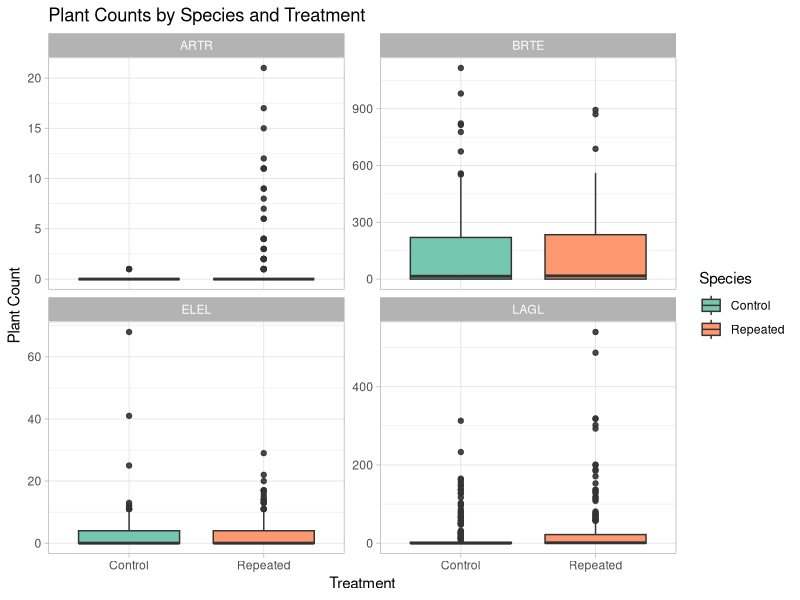

The R script that drew this image: (Note: this script raises an error after producing the figure.)
########################
### Barrel Data 2025 ###
########################

library(tidyverse)
library(readxl)
library(dplyr)
library(conflicted)
conflict_prefer("select", "dplyr")

# Set WD for Desktop
# setwd("~/GitHub/Barrels")
# Set WD for laptop
setwd(dirname(rstudioapi::getActiveDocumentContext()$path))


################
### ALL DATA ###
################
# read in all data
Pdata23 <- read_xlsx("Barrel_Data_2023_FINAL.xlsx")
Cdata23 <- Pdata23 %>% dplyr::select(BARREL, SPECIES) %>% 
  count(BARREL, SPECIES, name = "count")
Cdata23 <- Cdata23 %>% # Remove all Unknown plants
  subset(., SPECIES != "U") %>% 
  subset(., SPECIES !="UG") %>% 
  subset(., SPECIES != "UD")

Cdata24 <- read_xlsx("2024 Data_Clean.xlsx", sheet = 1)
Pdata24 <- read_xlsx("2024 Data_Clean.xlsx", sheet = 2)

Cdata25 <- read_xlsx("Copy of 2025 Data.xlsx", sheet = 1) # counts of species in each barrel
Pdata25 <- read_xlsx("Copy of 2025 Data.xlsx", sheet = 2)
# clean it up
Pdata25 <- Pdata25[, -3] # extra row



################
# Tidying time #
################

#### Counts data ###
# 2023 #
Cdata23 <- Cdata23 %>%
  rename_with(~ "total", .cols = any_of("count")) %>%  # rename count -> total if present
  mutate(Year = 2023) 

# 2024 #
Cdata24 <- Cdata24 %>% 
  rename(., BARREL = `Barrel ID`, BRTE = `BRTE count`, LAGL = `LAGL count`, ELEL = `ELEL count`, ARTR = `ARTR count`) %>% 
  mutate(across(c(BRTE, LAGL, ELEL, ARTR), ~replace_na(., 0)))%>% 
  mutate(BARREL = as.numeric(BARREL))
Cdata24 <- Cdata24[-161,]

# 2025 #
Cdata25 <- Cdata25 %>% 
  rename(., BARREL = Barrel, BRTE = `BRTE count`, LAGL = `LAGL count`, ELEL = `ELEL count`, ARTR = `ARTR count`) %>% 
  mutate(across(c(BRTE, LAGL, ELEL, ARTR), ~replace_na(., 0))) %>% 
  mutate(BARREL = as.numeric(BARREL))
Cdata25 <- Cdata25[-161,]

view(Cdata25)

# helper function to reshape and summarise a single year
summarise_year <- function(df, year) {
  df %>%
    mutate(across(c(BRTE, LAGL, ELEL, ARTR), ~replace_na(., 0))) %>%
    pivot_longer(
      cols = c(BRTE, LAGL, ELEL, ARTR),
      names_to = "SPECIES",
      values_to = "count"
    ) %>%
    group_by(BARREL, SPECIES) %>%
    summarise(total = sum(count), .groups = "drop") %>%
    mutate(Year = year)
}

# apply to each dataset
Cdata_all <- bind_rows(
  Cdata23,
  summarise_year(Cdata24, 2024),
  summarise_year(Cdata25, 2025)
) %>%
  mutate(
    BARREL = as.numeric(BARREL),
    total  = as.numeric(total),
    Year   = as.integer(Year)
  ) %>%
  arrange(Year, BARREL, SPECIES)

head(Cdata_all, 20)


#############################
### Now for the demo data ###
#############################

#  function to standardize column names
clean_pdata <- function(df, year) {
  df %>%
    # rename to standard names
    rename(
      BARREL = matches("BARREL"),
      SPECIES = SPECIES,
      PLANT_ID = matches("PLANT ?ID"),
      TOOTHPICK = TOOTHPICK,
      QUAD = QUAD,
      HT_1 = matches("HT_1"),
      AorD_1 = matches("AorD_1"),
      DATE_1 = matches("DATE_1"),
      FLWR_1 = matches("FLWR_1"),
      NOTES_1 = matches("NOTES_1"),
      HT_FINAL = matches(c("HT_2", "Height_8")),
      AorD_2 = matches("AorD_2"),
      DATE_2 = matches("DATE_2"),
      FLWR_2 = matches("FLWR_2"),
      NOTES_2 = matches("NOTES_2"),
      DESIGNATION = matches("DESIGNATION|DESIGN")
    ) %>%
    # add missing cols if not present in this year
    mutate(
      PLANT_ID = coalesce(PLANT_ID, as.numeric(NA)),
      DESIGNATION = if (!"DESIGNATION" %in% names(.)) NA_character_ else DESIGNATION,
      HT_FINAL = as.numeric(HT_FINAL),
      FLWR_FINAL = as.numeric(FLWR_2)
    ) %>%
    # assign unique ID
    mutate(
      UID = str_c("B", BARREL, "_", SPECIES, "_", TOOTHPICK, "_Q", QUAD, "_", row_number()),
      Year = year
    )
}

# apply to each year
Pdata23_clean <- clean_pdata(Pdata23, 2023)

Pdata23_test <- Pdata23_clean %>% dplyr::select(., BARREL, SPECIES, PLANT_ID, TOOTHPICK, QUAD, DESIGNATION, HT_FINAL, FLWR_9, UID, Year) %>% 
  mutate(., DESIGNATION = ifelse(SPECIES == "BRTE", "I-F",
                              ifelse(SPECIES == "LAGL", "N-F",
                                     ifelse(SPECIES == "ELEL", "N-M",
                                            ifelse(SPECIES == "ARTR", "N-S", NA))))) %>% rename(.,FLWR_FINAL = FLWR_9)


Pdata24_clean <- clean_pdata(Pdata24, 2024)
Pdata24_clean <- Pdata24_clean %>% 
  dplyr::select(., BARREL, SPECIES, PLANT_ID, TOOTHPICK, QUAD, DESIGNATION, HT_FINAL, FLWR_2, UID, Year)

Pdata25 <- Pdata25 %>% 
  mutate(PLANT_ID = NA)

Pdata25_clean <- clean_pdata(Pdata25, 2025)

# bind all together
Pdata_all <- bind_rows(Pdata23_test, Pdata24_clean, Pdata25_clean)

Pdata_all <- Pdata_all %>% dplyr::select(., BARREL, SPECIES, PLANT_ID, TOOTHPICK, QUAD, DESIGNATION, HT_FINAL, FLWR_FINAL, UID, Year)
Pdata_all <- Pdata_all %>% # Remove all Unknown plants
  subset(., SPECIES != "U") %>% 
  subset(., SPECIES !="UG") %>% 
  subset(., SPECIES != "UD")





#########################################
# To do # 
#########
# 1) Figures of abundance changes year to year
# 2) effect of treatments on BRTE
#   2a) repeat seeding effect
#   2b) species treatment on BRTE
#   2c) repeat seeding on Slow LH species abundance over time

# Assign each barrel the treatments and LH combos
barrelkey <- read.csv("barrel_key.csv")

barrelkey$Species <- gsub("_[^_]+$","", barrelkey$Trt)
#remove trailing part about if control or not; irrelevant bc this is 1 year only
#barrelkey$LH_combo <- gsub("_[^_]+$","", barrelkey$LH_combo)
# remove the LH combo in the trt column
barrelkey$Trt <- gsub(".*_", "", barrelkey$Trt)
head(barrelkey)
#looks like it worked well; now to add life history key (manually)

unique(barrelkey$Trt)
barrelkey <- as_tibble(barrelkey %>% mutate(., Trt=as.factor(Trt)))
head(barrelkey)
#B = cheatgrass = F
#A = sagebrush = S
#L = whitedaisy = F
#E = bottlebrush = M


barrelkey <- barrelkey %>% 
  mutate(
    LH_combo = ifelse(Species == "LE" | Species == "BE", "FM", 
                      ifelse(Species == "BL", "FF",
                             ifelse(Species == "AL" | Species == "BA", "FS", NA)))
  )

head(barrelkey)
#now add treatment and LH combo info to the main dataframe
#make new columns:
Pdata_all$Trt = NA
Pdata_all$LH_combo = NA
Pdata_all$Spec.TRT=NA
#fill in based on info in barrel key:
for (i in 1:nrow(Pdata_all)) {
  Pdata_all$Trt[i] = barrelkey$Trt[barrelkey$BARREL == Pdata_all$BARREL[i]]
  Pdata_all$LH_combo[i] = barrelkey$LH_combo[barrelkey$BARREL == Pdata_all$BARREL[i]]
  Pdata_all$Spec.TRT[i] = barrelkey$Species[barrelkey$BARREL==Pdata_all$BARREL[i]]
  
}

Cdata_all$Trt = NA
Cdata_all$LH_combo = NA
Cdata_all$Spec.TRT=NA
#fill in based on info in barrel key:
for (i in 1:nrow(Cdata_all)) {
  Cdata_all$Trt[i] = barrelkey$Trt[barrelkey$BARREL == Cdata_all$BARREL[i]]
  Cdata_all$LH_combo[i] = barrelkey$LH_combo[barrelkey$BARREL == Cdata_all$BARREL[i]]
  Cdata_all$Spec.TRT[i] = barrelkey$Species[barrelkey$BARREL==Cdata_all$BARREL[i]]
  
}

count_new <- Cdata_all %>%
  group_by(BARREL, Trt, SPECIES, Year) %>%
  summarise(total = sum(total, na.rm = TRUE), .groups = "drop") %>%
  spread(key = SPECIES, value = total, fill = 0)


count_new <- count_new %>%
  mutate(Trt = recode(Trt,
                      `1` = "Control",
                      `2` = "Repeated"))

# 
# count_new <- count_new %>%
#   rename(`I-F` = BRTE,
#          `N-F` = LAGL,
#          `N-M` = ELEL,
#          `N-S` = ARTR)


count_long <- count_new %>%
  pivot_longer(cols = c(BRTE, LAGL, ELEL, ARTR),
               names_to = "SPECIES",
               values_to = "Count")


diffplot <- ggplot(count_long, aes(x = Trt, y = Count, fill = Trt)) +
  geom_boxplot(alpha = 0.9) +
  facet_wrap(~SPECIES, scales = "free_y") +
  theme(axis.text.x = element_text(angle = 30, hjust = 1)) +
  ggtitle("Plant Counts by Species and Treatment") +
  xlab("Treatment") + ylab("Plant Count")+
  labs(fill = "Species") + 
  theme_light()+
  scale_fill_brewer(palette = "Set2")

diffplot



# 1) Figures of abundance changes year to year
count_long %>% filter(., Year == 2023) %>% 
ggplot(count_long, aes(x = SPECIES, y = Count, fill = Trt)) +
  geom_boxplot()
 #  geom_boxplot(alpha = 0.9, outliers = F) +
 # # facet_wrap(~SPECIES, scales = "free_y") +
 #  theme(axis.text.x = element_text(angle = 30, hjust = 1)) +
 #  ggtitle("Plant Counts by Species and Treatment") +
 #  xlab("Treatment") + ylab("Plant Count")+
 #  labs(fill = "Species") + 
 #  theme_light()+
 #  scale_fill_brewer(palette = "Set2")
# Map LH codes to actual species
lh_map <- list(
  LE = c("LAGL", "ELEL"),
  BE = c("BRTE", "ELEL"),
  BL = c("BRTE", "LAGL"),
  AL = c("ARTR", "LAGL")
)

# Expand barrelkey so each barrel has one row per species
barrelkey_expanded <- barrelkey %>%
  rowwise() %>%
  mutate(SPECIES = list(lh_map[[Species]])) %>%
  unnest(SPECIES)

# Now filter count_long to only the seeded species
count_long <- count_long %>%
  inner_join(barrelkey_expanded %>% select(BARREL, SPECIES),
             by = c("BARREL", "SPECIES"))



##########
# 1) Figure of abundance changes year to year
ggplot(count_long, aes(x = SPECIES, y = Count, fill = Trt)) +
  geom_boxplot(outliers = F) +
  facet_wrap(~Year, scales = "free_y") + labs(
    title = "Abundance per barrel by Species Across Years",
    x = "Species",
    y = "Count",
    fill = "Treatment"
  ) 

##########
# 2) Species Trt w/ BRTE
count_long %>% filter(., SPECIES == "BRTE") %>% 
ggplot( aes(x = Trt, y = Count, fill = Trt)) +
  geom_boxplot(outliers = F) 
